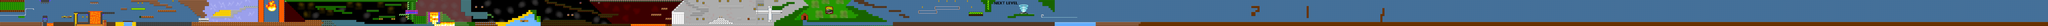

This is a level from a 2D game, rendered from its Tiled map with the project's own tilesets. A one-line summary and the map file follow, with tile-layer data summarised:
An orthogonal 1000x13 tile map with 16x16 px tiles, 2 tile layers (Background Color, Graphic Layer) and 617 objects.

<map version="1.2" tiledversion="1.3.2" orientation="orthogonal" renderorder="right-down" compressionlevel="0" width="1000" height="13" tilewidth="16" tileheight="16" infinite="0" nextlayerid="21" nextobjectid="1899">
 <tileset firstgid="1" name="tileset_gutter" tilewidth="16" tileheight="16" spacing="2" margin="1" tilecount="2585" columns="55">
  <image source="tileset_gutter.png" width="999" height="848" />
  <tile id="0">
   <properties>
    <property name="blocked" value="" />
   </properties>
  </tile>
  <tile id="1">
   <properties>
    <property name="blocked" value="" />
    <property name="smashable" value="" />
   </properties>
  </tile>
  <tile id="2">
   <properties>
    <property name="blocked" value="" />
    <property name="smashable" value="" />
   </properties>
  </tile>
  <tile id="24">
   <properties>
    <property name="blocked" value="" />
    <property name="coinblock" value="" />
   </properties>
  </tile>
  <tile id="25">
   <properties>
    <property name="blocked" value="" />
   </properties>
  </tile>
  <tile id="26">
   <properties>
    <property name="blocked" value="" />
   </properties>
  </tile>
  <tile id="289">
   <properties>
    <property name="blocked" value="" />
   </properties>
  </tile>
  <tile id="290">
   <properties>
    <property name="blocked" value="" />
   </properties>
  </tile>
  <tile id="291">
   <properties>
    <property name="blocked" value="" />
   </properties>
  </tile>
  <tile id="292">
   <properties>
    <property name="blocked" value="" />
   </properties>
  </tile>
  <tile id="293">
   <properties>
    <property name="blocked" value="" />
   </properties>
  </tile>
  <tile id="330">
   <properties>
    <property name="blocked" value="" />
   </properties>
  </tile>
  <tile id="331">
   <properties>
    <property name="blocked" value="" />
   </properties>
  </tile>
  <tile id="360">
   <properties>
    <property name="blocked" value="" />
   </properties>
  </tile>
  <tile id="361">
   <properties>
    <property name="blocked" value="" />
   </properties>
  </tile>
  <tile id="398">
   <properties>
    <property name="blocked" value="" />
   </properties>
  </tile>
  <tile id="399">
   <properties>
    <property name="blocked" value="" />
   </properties>
  </tile>
 </tileset>
 <layer id="1" name="Background Color" width="1000" height="13" opacity="0.6">
  <data>[13000 cells, 12996 non-empty, 1 distinct tile ids]</data>
 </layer>
 <layer id="2" name="Graphic Layer" width="1000" height="13">
  <data>[13000 cells, 6063 non-empty, 376 distinct tile ids]</data>
 </layer>
 <objectgroup id="3" name="Ground">
  <object id="159" x="320" y="0" width="64" height="32" />
  <object id="210" x="1504" y="176" width="544" height="32" />
  <object id="252" x="2048" y="208" width="512" />
  <object id="314" x="1664" y="112" width="160" height="16" />
  <object id="315" x="1680" y="96" width="176" height="16" />
  <object id="316" x="1712" y="80" width="176" height="16" />
  <object id="318" x="1872" y="64" width="48" height="16" />
  <object id="319" x="1904" y="48" width="32" height="16" />
  <object id="320" x="2464" y="48" width="240" height="16" />
  <object id="368" x="3264" y="128" width="64" height="16" />
  <object id="371" x="3456" y="112" width="32" height="96" />
  <object id="373" x="3488" y="128" width="16" height="80" />
  <object id="374" x="3504" y="144" width="16" height="64" />
  <object id="375" x="3520" y="160" width="32" height="48" />
  <object id="376" x="3552" y="176" width="400" height="32" />
  <object id="409" x="4176" y="144" width="16" height="16" />
  <object id="411" x="4128" y="80" width="64" height="16" />
  <object id="412" x="4176" y="128" width="16" height="48" />
  <object id="413" x="4224" y="128" height="48" />
  <object id="414" x="4224" y="176" width="16" height="16" />
  <object id="415" x="4240" y="160" width="336" height="48" />
  <object id="416" x="4576" y="176" width="48" height="32" />
  <object id="419" x="4256" y="0" width="32" height="16" />
  <object id="421" x="4336" y="32" width="80" height="16" />
  <object id="422" x="4400" y="48" width="64" height="16" />
  <object id="423" x="4448" y="64" width="96" height="16" />
  <object id="424" x="4512" y="80" width="128" height="16" />
  <object id="425" x="4624" y="96" width="48" height="16" />
  <object id="426" x="4672" y="112" width="32" height="16" />
  <object id="427" x="4688" y="128" width="48" height="16" />
  <object id="428" x="4704" y="112" width="32" height="16" />
  <object id="446" x="3952" y="208" width="320" />
  <object id="459" x="4416" y="-160" width="576" height="112" />
  <object id="486" x="336" y="128" width="32" height="48" />
  <object id="594" x="704" y="176" width="96" height="16" />
  <object id="595" x="688" y="176" width="16" height="16" />
  <object id="598" x="704" y="16" width="63.6667" height="8" />
  <object id="645" x="2048" y="176" width="512" height="32" />
  <object id="646" x="2384" y="160" width="176" height="16" />
  <object id="647" x="1936" y="48" width="80" height="16" />
  <object id="955" x="4928" y="192" width="272" height="16" />
  <object id="1177" x="4736" y="112" width="96" height="16" />
  <object id="1178" x="4736" y="128" width="48" height="16" />
  <object id="1179" x="0" y="80" width="192" height="16" />
  <object id="1183" x="1.33333" y="123.667" width="197.333" />
  <object id="1184" x="201.667" y="68.6667" width="59" />
  <object id="1244" x="2912" y="144" width="48" height="16" />
  <object id="1245" x="2960" y="128" width="128" height="16" />
  <object id="1248" x="3008" y="32" width="128" height="16" />
  <object id="1249" x="2720" y="0" width="544" height="16" />
  <object id="1250" x="2224" y="16" width="496" />
  <object id="1436" x="0" y="176" width="336" />
  <object id="1499" x="832" y="176" width="496" />
  <object id="1500" x="1328" y="176" width="176" />
  <object id="1501" x="2560" y="160" width="224" height="48" />
  <object id="1502" x="2784" y="176" width="64" height="32" />
  <object id="1505" x="2848" y="192" width="480" height="16" />
  <object id="1506" x="3696" y="96" width="112" height="48" />
  <object id="1507" x="4624" y="192" width="304" height="16" />
  <object id="1511" x="5248" y="192" width="96" height="16" />
  <object id="1514" x="5344" y="192" width="704" height="16" />
  <object id="1515" x="5536" y="176" width="192" height="16" />
  <object id="1516" x="5568" y="160" width="128" height="16" />
  <object id="1517" x="5600" y="144" width="64" height="16" />
  <object id="1535" x="5904" y="0" width="16" height="64" />
  <object id="1536" x="6032" y="48" width="80" height="32" />
  <object id="1537" x="5920" y="112" width="80" />
  <object id="1538" x="6000" y="112" height="48" />
  <object id="1539" x="6032" y="112" height="48" />
  <object id="1540" x="6112" y="32" width="48" height="16" />
  <object id="1541" x="6144" y="16" width="64" height="16" />
  </objectgroup>
 <objectgroup id="4" name="Pipes">
  <!-- 496 objects omitted --></objectgroup>
 <objectgroup id="5" name="Coins">
  <!-- 396 objects omitted --></objectgroup>
 <objectgroup id="6" name="Bricks">
  <!-- 317 objects omitted --></objectgroup>
 <objectgroup id="7" name="Goombas">
  <!-- 202 objects omitted --></objectgroup>
 <objectgroup id="8" name="Turtles">
  <!-- 180 objects omitted --></objectgroup>
 <objectgroup id="9" name="Dogs">
  <!-- 178 objects omitted --></objectgroup>
 <objectgroup id="14" name="pain">
  <!-- 166 objects omitted --></objectgroup>
 <objectgroup id="16" name="Trampoline">
  <!-- 42 objects omitted --></objectgroup>
 <objectgroup id="17" name="FireRain">
  <!-- 39 objects omitted --></objectgroup>
 <objectgroup id="18" name="MonsterMouths">
  <!-- 5 objects omitted --></objectgroup>
 <objectgroup id="19" name="Raft">
  <!-- 2 objects omitted --></objectgroup>
 <objectgroup id="20" name="Par">
  <!-- 1 objects omitted --></objectgroup>
</map>
<!-- 546 of 617 objects omitted -->